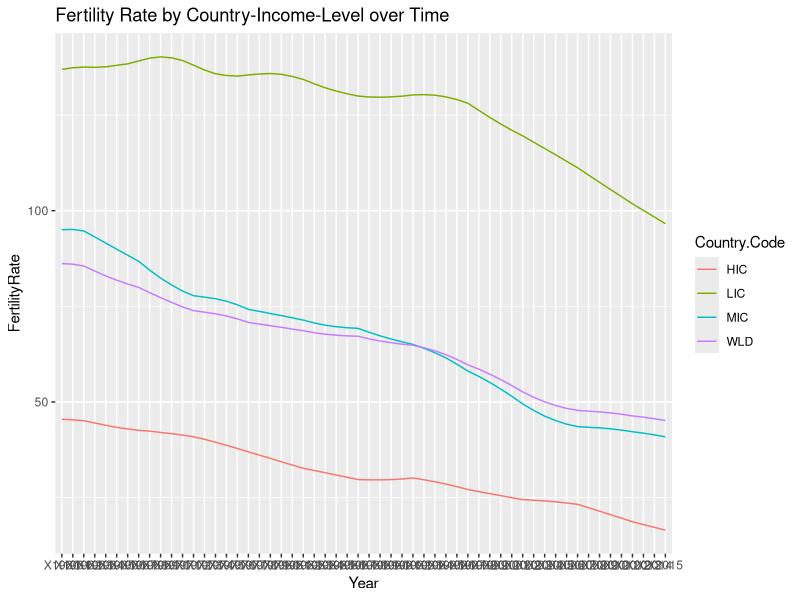
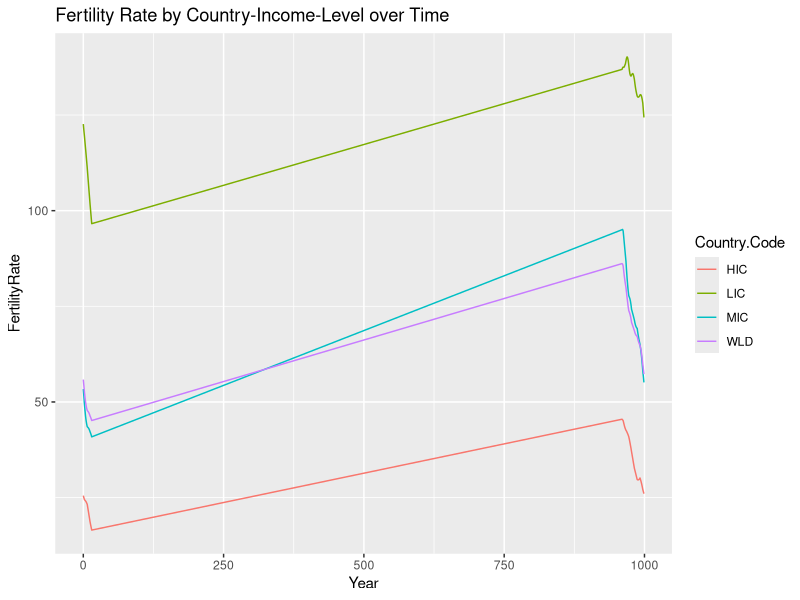

Recreate these plots in R, in order.
# Includes
library(utils)
library(tidyverse)
library(ggplot2)

# Question 1 - Remove all current objects
rm(list=ls())


# Question 2 - Row = country/region + indicator
#Getting the data
gender_data <- as_tibble(read.csv("Gender_StatsData.csv"))

head(gender_data)
tail(gender_data)
dim(gender_data)


# Question 3 - subset() = filter()
# Base R function
subset(gender_data, Indicator.Code == 'SP.ADO.TFRT')

# Using filter
teenager_fr <- filter(gender_data, Indicator.Code == "SP.ADO.TFRT")


# Question 4
rm(gender_data)


# Question 5
# Statistics of teenager_fr
summary(teenager_fr$X1975)
# Needs to remove N/A values or mean goes to zero
mean(teenager_fr$X1975, na.rm = TRUE)
mean(teenager_fr$X1975)


# Question 6
mean(teenager_fr$X1960, na.rm = TRUE)
sd(teenager_fr$X1960, na.rm = TRUE)


# Question 7
mean(teenager_fr$X2000, na.rm = TRUE)
sd(teenager_fr$X2000, na.rm = TRUE)


# Qurestion 8
# Trend is down but not always


# Question 9
byincomelevel <- filter(teenager_fr,Country.Code%in%c("LIC","MIC","HIC", "WLD"))
byincomelevel


# Question 10
gather(byincomelevel, Year, FertilityRate, X1960:X2015)
plotdata_bygroupyear <- gather(byincomelevel, Year, FertilityRate, X1960:X2015) %>% select(Year, Country.Name, Country.Code, FertilityRate)


# Question 11
plotdata_bygroupyear
plotdata_byyear <- select(plotdata_bygroupyear, Country.Code, Year, FertilityRate) %>%
                    spread(Country.Code, FertilityRate)
plotdata_byyear


# Question 12

# if true
plotdata_byyear <- plotdata_bygroupyear %>%
  spread(Country.Code, FertilityRate)
plotdata_byyear

# if false
plotdata_byyear <- select(plotdata_bygroupyear, Country.Code, Year, FertilityRate) %>%
  spread(Country.Code, FertilityRate)
plotdata_byyear


# Question 13 & 14 & 15
ggplot(plotdata_bygroupyear, aes(x=Year, y=FertilityRate, group=Country.Code, color=Country.Code)) + geom_line() + labs(title='Fertility Rate by Country-Income-Level over Time')


# Question 16

# recreates from question 10
plotdata_bygroupyear <- gather(byincomelevel, Year, FertilityRate, X1960:X2015) %>% select(Year, Country.Name, Country.Code, FertilityRate)

# Possible options all correct 
plotdata_bygroupyear <- mutate(plotdata_bygroupyear,Year=as.numeric(str_sub(Year, -4)))
plotdata_bygroupyear <- mutate(plotdata_bygroupyear,Year=as.numeric(str_sub(Year, 2, 5)))
plotdata_bygroupyear <- mutate(plotdata_bygroupyear,Year=as.numeric(str_replace(Year, "X", "")))
# Plots correctly
ggplot(plotdata_bygroupyear, aes(x=Year, y=FertilityRate, group=Country.Code, color=Country.Code)) + geom_line() + labs(title='Fertility Rate by Country-Income-Level over Time')
 

